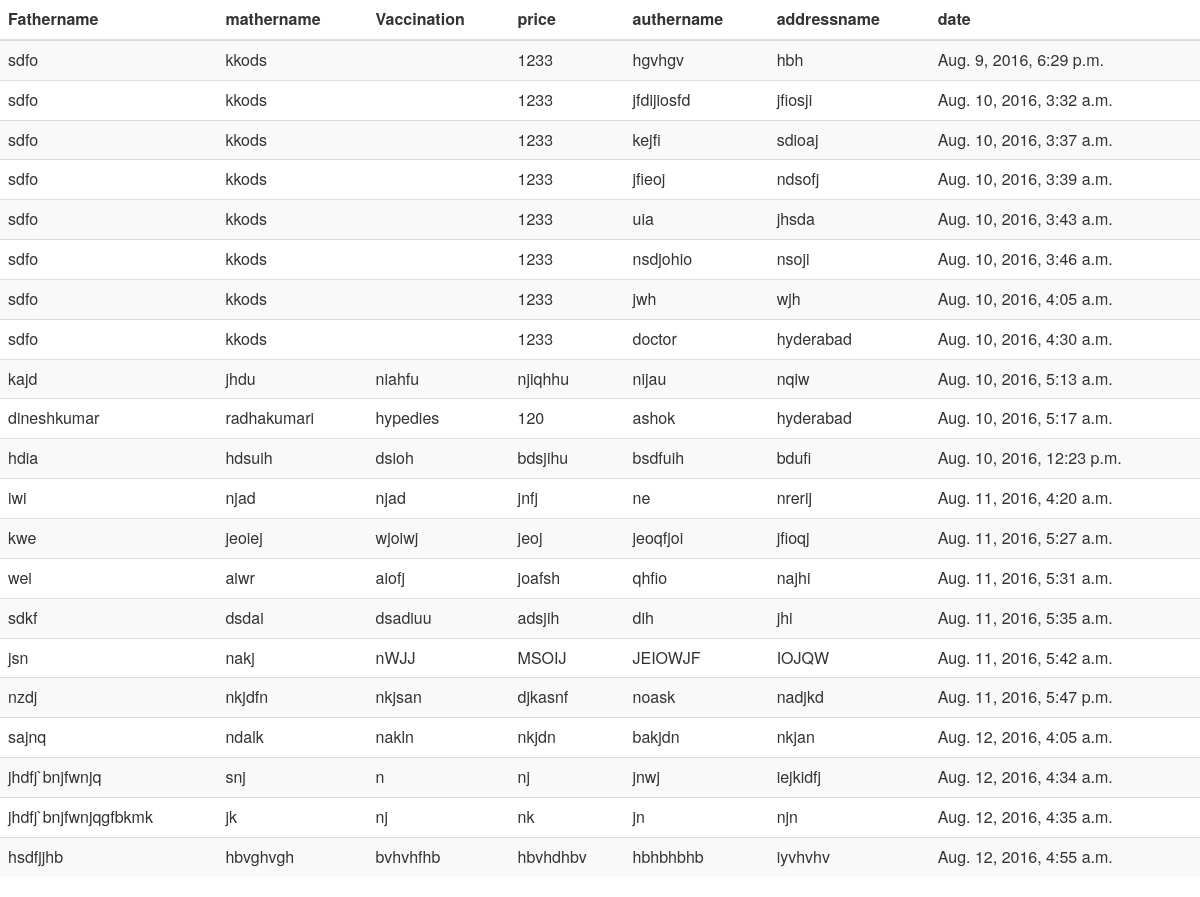
The app's page /user2/details with its own data.
### user2/models.py (models this page shows)
class Student2(models.Model):
    student1=models.ForeignKey(Student1,on_delete=models.CASCADE)# on_delete using are removes foreignkey  refeanced record.
    auther_name=models.CharField(max_length=200)
    address_name=models.CharField(max_length=200)
    date=models.DateTimeField(max_length=100)

class Student1(models.Model):
    father_name=models.CharField(max_length=200)
    mather_name=models.CharField(max_length=200)
    vaccination=models.CharField(max_length=200)
    price=models.CharField(max_length=200)

### user2/views.py (the view)
# urls.py: url(r'details',views.index_1,name='details')
def index_1(request ):
    temp2 = Student1.objects.all()
    temp3=Student2.objects.all()#(address_name="doctor")
    print temp3
    print temp2
    return render(request, 'Details.html', {"temp": temp3})# linking purpose using in "temp"

### user2/templates/details.html (shortened to what this page needs)
{% load staticfiles %}
<html lang="en">
<head>
    <link href="{{STATIC_URL}}bootstrap/css/bootstrap.css" rel="stylesheet">
</head>
<body>
<table class="table table-striped">
    <thead>
      <tr>
          <th>Fathername</th>
          <th>mathername</th>
          <th>Vaccination</th>
          <th>price</th>
          <th>authername</th>
          <th>addressname</th>
          <th>date</th>
      </tr>
    </thead>
    <tbody>
    {% for tem in temp  %}
      <tr>
          <td>{{tem.student1.father_name}}</td>
          <td>{{tem.student1.mather_name}}</td>
          <td>{{tem.student1.vaccination}}</td>
          <td>{{tem.student1.price}}</td>
          <td>{{tem.auther_name}}</td>
          <td>{{tem.address_name}}</td>
          <td>{{tem.date}}</td>
          </tr>
    {% endfor %}
    </tbody>
  </table>
</body>
</html>

### records on screen
Student2: student1.father_name "sdfo", student1.mather_name "kkods", student1.price "1233", auther_name "hgvhgv", address_name "hbh", date "Aug. 9, 2016, 6:29 p.m."
Student2: student1.father_name "sdfo", student1.mather_name "kkods", student1.price "1233", auther_name "jfdijiosfd", address_name "jfiosji", date "Aug. 10, 2016, 3:32 a.m."
Student2: student1.father_name "sdfo", student1.mather_name "kkods", student1.price "1233", auther_name "kejfi", address_name "sdioaj", date "Aug. 10, 2016, 3:37 a.m."
Student2: student1.father_name "sdfo", student1.mather_name "kkods", student1.price "1233", auther_name "jfieoj", address_name "ndsofj", date "Aug. 10, 2016, 3:39 a.m."
Student2: student1.father_name "sdfo", student1.mather_name "kkods", student1.price "1233", auther_name "uia", address_name "jhsda", date "Aug. 10, 2016, 3:43 a.m."
Student2: student1.father_name "sdfo", student1.mather_name "kkods", student1.price "1233", auther_name "nsdjohio", address_name "nsoji", date "Aug. 10, 2016, 3:46 a.m."
Student2: student1.father_name "sdfo", student1.mather_name "kkods", student1.price "1233", auther_name "jwh", address_name "wjh", date "Aug. 10, 2016, 4:05 a.m."
Student2: student1.father_name "sdfo", student1.mather_name "kkods", student1.price "1233", auther_name "doctor", address_name "hyderabad", date "Aug. 10, 2016, 4:30 a.m."
Student2: student1.father_name "kajd", student1.mather_name "jhdu", student1.vaccination "niahfu", student1.price "njiqhhu", auther_name "nijau", address_name "nqiw", date "Aug. 10, 2016, 5:13 a.m."
Student2: student1.father_name "dineshkumar", student1.mather_name "radhakumari", student1.vaccination "hypedies", student1.price "120", auther_name "ashok", address_name "hyderabad", date "Aug. 10, 2016, 5:17 a.m."
Student2: student1.father_name "hdia", student1.mather_name "hdsuih", student1.vaccination "dsioh", student1.price "bdsjihu", auther_name "bsdfuih", address_name "bdufi", date "Aug. 10, 2016, 12:23 p.m."
Student2: student1.father_name "iwi", student1.mather_name "njad", student1.vaccination "njad", student1.price "jnfj", auther_name "ne", address_name "nrerij", date "Aug. 11, 2016, 4:20 a.m."
Student2: student1.father_name "kwe", student1.mather_name "jeoiej", student1.vaccination "wjoiwj", student1.price "jeoj", auther_name "jeoqfjoi", address_name "jfioqj", date "Aug. 11, 2016, 5:27 a.m."
Student2: student1.father_name "wei", student1.mather_name "aiwr", student1.vaccination "aiofj", student1.price "joafsh", auther_name "qhfio", address_name "najhi", date "Aug. 11, 2016, 5:31 a.m."
Student2: student1.father_name "sdkf", student1.mather_name "dsdai", student1.vaccination "dsadiuu", student1.price "adsjih", auther_name "dih", address_name "jhi", date "Aug. 11, 2016, 5:35 a.m."
Student2: student1.father_name "jsn", student1.mather_name "nakj", student1.vaccination "nWJJ", student1.price "MSOIJ", auther_name "JEIOWJF", address_name "IOJQW", date "Aug. 11, 2016, 5:42 a.m."
Student2: student1.father_name "nzdj", student1.mather_name "nkjdfn", student1.vaccination "nkjsan", student1.price "djkasnf", auther_name "noask", address_name "nadjkd", date "Aug. 11, 2016, 5:47 p.m."
Student2: student1.father_name "sajnq", student1.mather_name "ndalk", student1.vaccination "nakln", student1.price "nkjdn", auther_name "bakjdn", address_name "nkjan", date "Aug. 12, 2016, 4:05 a.m."
Student2: student1.father_name "jhdfj`bnjfwnjq", student1.mather_name "snj", student1.vaccination "n", student1.price "nj", auther_name "jnwj", address_name "iejkidfj", date "Aug. 12, 2016, 4:34 a.m."
Student2: student1.father_name "jhdfj`bnjfwnjqgfbkmk", student1.mather_name "jk", student1.vaccination "nj", student1.price "nk", auther_name "jn", address_name "njn", date "Aug. 12, 2016, 4:35 a.m."
Student2: student1.father_name "hsdfjjhb", student1.mather_name "hbvghvgh", student1.vaccination "bvhvhfhb", student1.price "hbvhdhbv", auther_name "hbhbhbhb", address_name "iyvhvhv", date "Aug. 12, 2016, 4:55 a.m."
